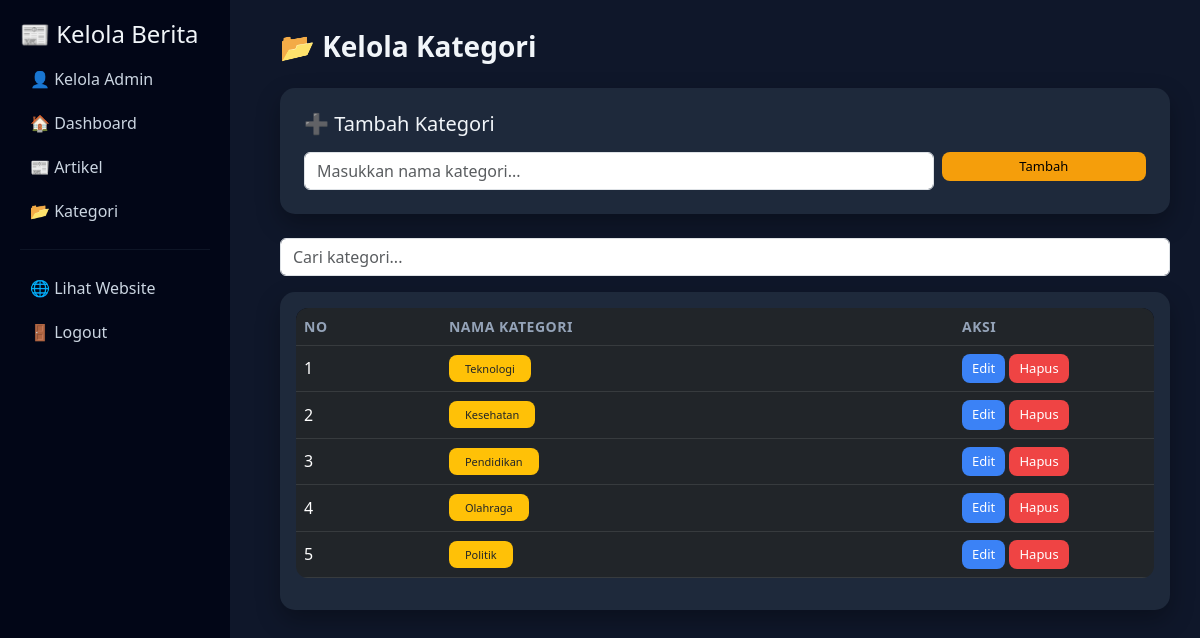
Page /admin/kategori.php (signed in) on the committed database.
### tables this page shows
CREATE TABLE `kategori` (
  `id_kategori` int(11) NOT NULL,
  `nama_kategori` varchar(100) NOT NULL
);

### admin/kategori.php (the view, shortened to what this page needs)
<?php
include '../koneksi.php';
include 'layout/header.php';
include 'layout/sidebar.php';
$search = $_GET['search'] ?? '';
$data = mysqli_query($conn, "
SELECT * FROM kategori
WHERE nama_kategori LIKE '%$search%'
");
?>
<div class="content">
<h3 class="mb-4">📂 Kelola Kategori</h3>
<div class="card-modern p-4 mb-4">
<h5>➕ Tambah Kategori</h5>
<form method="POST" class="row g-2 mt-2">
<div class="col-md-9">
<input type="text" name="nama" class="form-control" placeholder="Masukkan nama kategori..." required>
</div>
<div class="col-md-3">
<button type="submit" name="tambah" class="btn btn-warning w-100">
Tambah
</button>
</div>
</form>
</div>
<form method="GET" class="mb-3">
<input type="text" name="search" placeholder="Cari kategori..." class="form-control">
</form>
<div class="card-modern p-3">
<table class="table table-dark table-hover align-middle">
<thead>
<tr>
<th>No</th>
<th>Nama Kategori</th>
<th width="200">Aksi</th>
</tr>
</thead>
<tbody>
<?php $no=1; while($d=mysqli_fetch_assoc($data)){ ?>
<tr>
<td><?= $no++; ?></td>
<td>
<span class="badge bg-warning text-dark px-3 py-2">
<?= $d['nama_kategori']; ?>
</span>
</td>
<td>
<a href="edit_kategori.php?id=<?= $d['id_kategori']; ?>" class="btn btn-sm btn-primary">Edit</a>
<a href="hapus_kategori.php?id=<?= $d['id_kategori']; ?>"
class="btn btn-sm btn-danger"
onclick="return confirm('Yakin mau hapus?')">
Hapus
</a>
</td>
</tr>
<?php } ?>
</tbody>
</table>
</div>
</div>
<?php include 'layout/footer.php'; ?>

### admin/layout/header.php (style rules this page uses)
body { background: #0f172a; color: #f8fafc; }
body { background: #0f172a; color: #f1f5f9; font-family: 'Segoe UI', sans-serif; }
.content { margin-left: 250px; padding: 30px; }
.card-modern { background: #1e293b; border-radius: 16px; box-shadow: 0 10px 30px rgba(0,0,0,0.3); }
h3 { font-weight: 600; }
.table { border-radius: 12px; overflow: hidden; }
.table thead { background: #020617; }
.table th { font-size: 14px; color: #94a3b8; text-transform: uppercase; letter-spacing: 0.5px; }
.table td { vertical-align: middle; }
.btn { border-radius: 8px; font-size: 13px; padding: 5px 10px; }
.btn-primary { background: #3b82f6; border: none; }
.btn-danger { background: #ef4444; border: none; }
.badge { font-size: 12px; padding: 6px 10px; border-radius: 10px; }
.badge { font-size: 11px; padding: 5px 8px; border-radius: 8px; font-weight: 500; }

### admin/kategori.php (style rules this page uses)
.card-modern { background: #1e293b; border-radius: 15px; box-shadow: 0 10px 25px rgba(0,0,0,0.3); }
.btn-warning { background: #f59e0b; border: none; }

### rows in the picture
kategori: nama_kategori "Teknologi"
kategori: nama_kategori "Kesehatan"
kategori: nama_kategori "Pendidikan"
kategori: nama_kategori "Olahraga"
kategori: nama_kategori "Politik"
